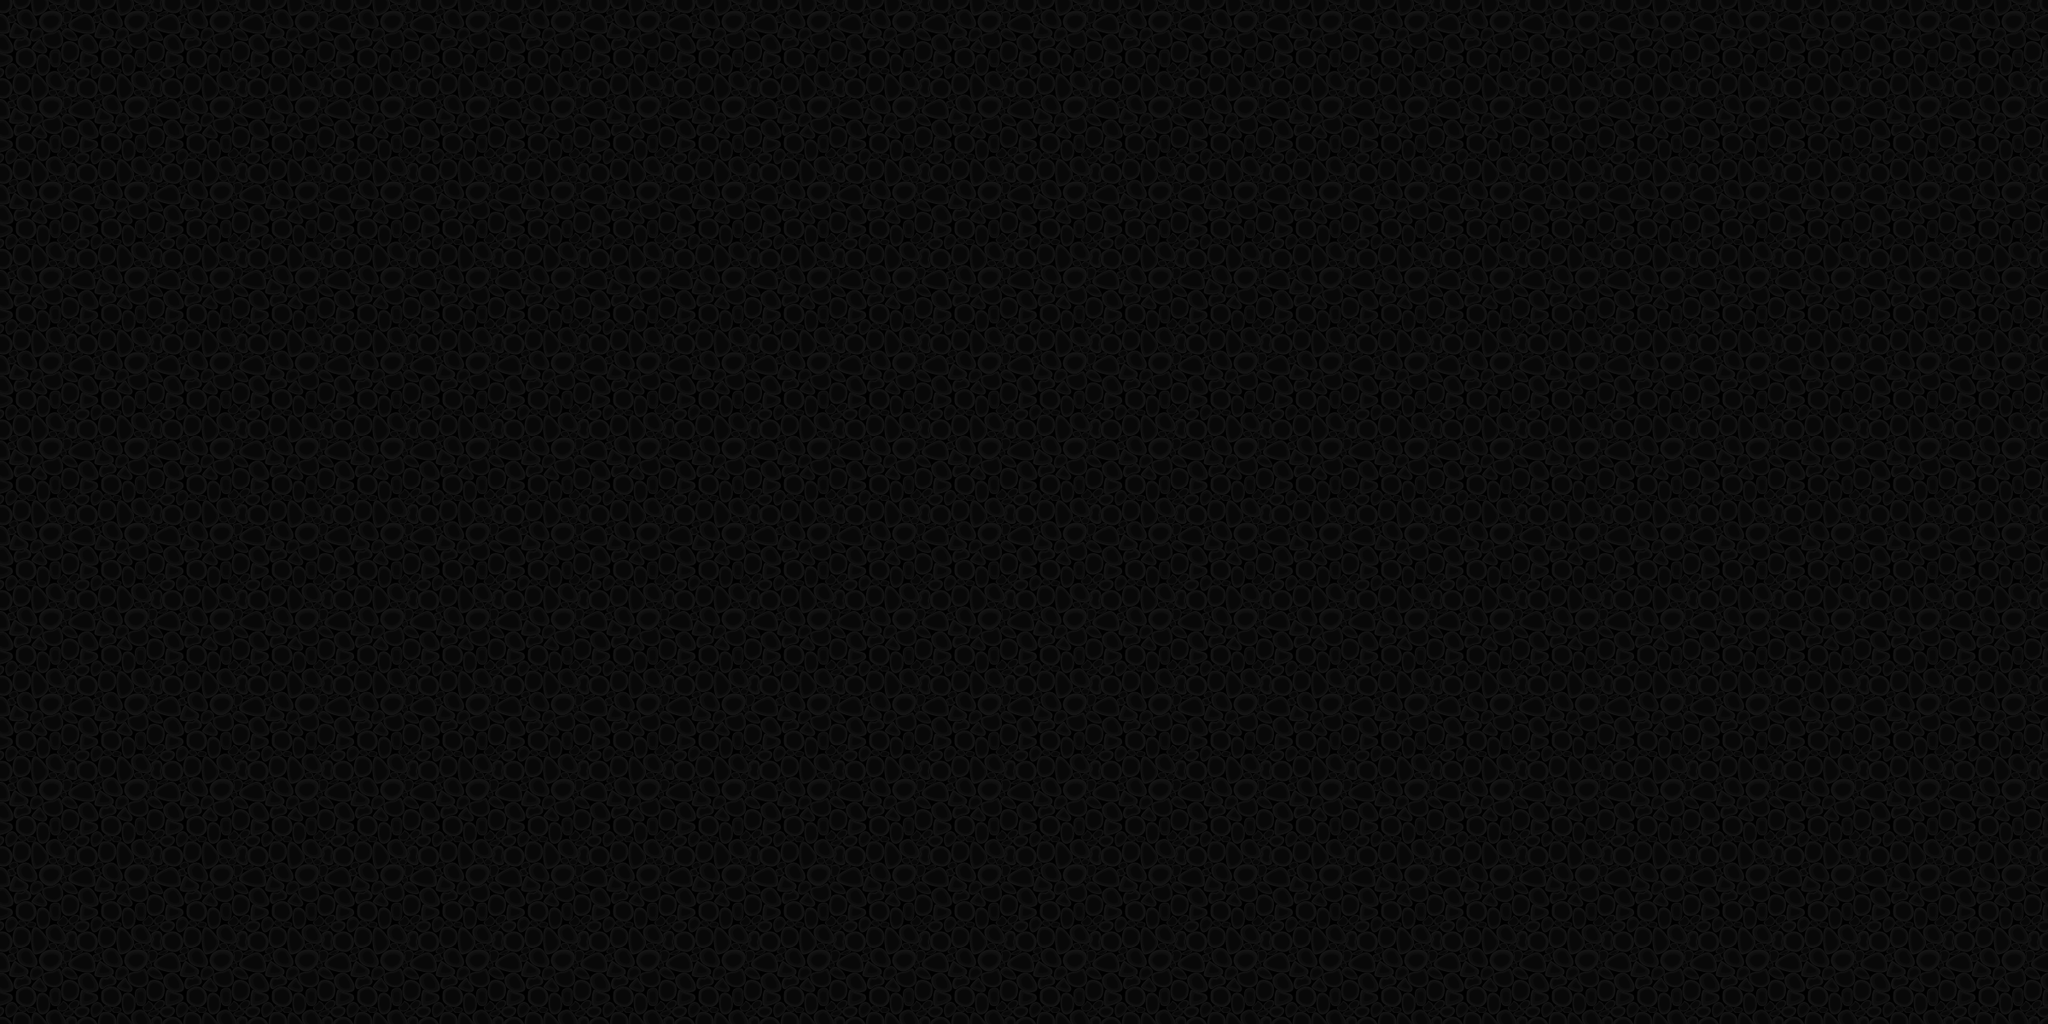

A 2D game scene composited from a Tiled map and its tileset images. What follows is a short description and the map's XML, with every tile layer's data as written:
An orthogonal 48x24 tile map with 50x50 px tiles, 1 tile layer (Слой тайлов 1).

<map version="1.10" tiledversion="1.10.1" orientation="orthogonal" renderorder="right-down" width="48" height="24" tilewidth="50" tileheight="50" infinite="0" nextlayerid="2" nextobjectid="1">
 <tileset firstgid="1" source="terrain-tile-5.tsx" />
 <layer id="1" name="Слой тайлов 1" width="48" height="24">
  <data encoding="csv">
1,2,1,2,1,2,1,2,1,2,1,2,1,2,1,2,1,2,1,2,1,2,1,2,1,2,1,2,1,2,1,2,1,2,1,2,1,2,1,2,1,2,1,2,1,2,1,2,
3,4,3,4,3,4,3,4,3,4,3,4,3,4,3,4,3,4,3,4,3,4,3,4,3,4,3,4,3,4,3,4,3,4,3,4,3,4,3,4,3,4,3,4,3,4,3,4,
1,2,1,2,1,2,1,2,1,2,1,2,1,2,1,2,1,2,1,2,1,2,1,2,1,2,1,2,1,2,1,2,1,2,1,2,1,2,1,2,1,2,1,2,1,2,1,2,
3,4,3,4,3,4,3,4,3,4,3,4,3,4,3,4,3,4,3,4,3,4,3,4,3,4,3,4,3,4,3,4,3,4,3,4,3,4,3,4,3,4,3,4,3,4,3,4,
1,2,1,2,1,2,1,2,1,2,1,2,1,2,1,2,1,2,1,2,1,2,1,2,1,2,1,2,1,2,1,2,1,2,1,2,1,2,1,2,1,2,1,2,1,2,1,2,
3,4,3,4,3,4,3,4,3,4,3,4,3,4,3,4,3,4,3,4,3,4,3,4,3,4,3,4,3,4,3,4,3,4,3,4,3,4,3,4,3,4,3,4,3,4,3,4,
1,2,1,2,1,2,1,2,1,2,1,2,1,2,1,2,1,2,1,2,1,2,1,2,1,2,1,2,1,2,1,2,1,2,1,2,1,2,1,2,1,2,1,2,1,2,1,2,
3,4,3,4,3,4,3,4,3,4,3,4,3,4,3,4,3,4,3,4,3,4,3,4,3,4,3,4,3,4,3,4,3,4,3,4,3,4,3,4,3,4,3,4,3,4,3,4,
1,2,1,2,1,2,1,2,1,2,1,2,1,2,1,2,1,2,1,2,1,2,1,2,1,2,1,2,1,2,1,2,1,2,1,2,1,2,1,2,1,2,1,2,1,2,1,2,
3,4,3,4,3,4,3,4,3,4,3,4,3,4,3,4,3,4,3,4,3,4,3,4,3,4,3,4,3,4,3,4,3,4,3,4,3,4,3,4,3,4,3,4,3,4,3,4,
1,2,1,2,1,2,1,2,1,2,1,2,1,2,1,2,1,2,1,2,1,2,1,2,1,2,1,2,1,2,1,2,1,2,1,2,1,2,1,2,1,2,1,2,1,2,1,2,
3,4,3,4,3,4,3,4,3,4,3,4,3,4,3,4,3,4,3,4,3,4,3,4,3,4,3,4,3,4,3,4,3,4,3,4,3,4,3,4,3,4,3,4,3,4,3,4,
1,2,1,2,1,2,1,2,1,2,1,2,1,2,1,2,1,2,1,2,1,2,1,2,1,2,1,2,1,2,1,2,1,2,1,2,1,2,1,2,1,2,1,2,1,2,1,2,
3,4,3,4,3,4,3,4,3,4,3,4,3,4,3,4,3,4,3,4,3,4,3,4,3,4,3,4,3,4,3,4,3,4,3,4,3,4,3,4,3,4,3,4,3,4,3,4,
1,2,1,2,1,2,1,2,1,2,1,2,1,2,1,2,1,2,1,2,1,2,1,2,1,2,1,2,1,2,1,2,1,2,1,2,1,2,1,2,1,2,1,2,1,2,1,2,
3,4,3,4,3,4,3,4,3,4,3,4,3,4,3,4,3,4,3,4,3,4,3,4,3,4,3,4,3,4,3,4,3,4,3,4,3,4,3,4,3,4,3,4,3,4,3,4,
1,2,1,2,1,2,1,2,1,2,1,2,1,2,1,2,1,2,1,2,1,2,1,2,1,2,1,2,1,2,1,2,1,2,1,2,1,2,1,2,1,2,1,2,1,2,1,2,
3,4,3,4,3,4,3,4,3,4,3,4,3,4,3,4,3,4,3,4,3,4,3,4,3,4,3,4,3,4,3,4,3,4,3,4,3,4,3,4,3,4,3,4,3,4,3,4,
1,2,1,2,1,2,1,2,1,2,1,2,1,2,1,2,1,2,1,2,1,2,1,2,1,2,1,2,1,2,1,2,1,2,1,2,1,2,1,2,1,2,1,2,1,2,1,2,
3,4,3,4,3,4,3,4,3,4,3,4,3,4,3,4,3,4,3,4,3,4,3,4,3,4,3,4,3,4,3,4,3,4,3,4,3,4,3,4,3,4,3,4,3,4,3,4,
1,2,1,2,1,2,1,2,1,2,1,2,1,2,1,2,1,2,1,2,1,2,1,2,1,2,1,2,1,2,1,2,1,2,1,2,1,2,1,2,1,2,1,2,1,2,1,2,
3,4,3,4,3,4,3,4,3,4,3,4,3,4,3,4,3,4,3,4,3,4,3,4,3,4,3,4,3,4,3,4,3,4,3,4,3,4,3,4,3,4,3,4,3,4,3,4,
1,2,1,2,1,2,1,2,1,2,1,2,1,2,1,2,1,2,1,2,1,2,1,2,1,2,1,2,1,2,1,2,1,2,1,2,1,2,1,2,1,2,1,2,1,2,1,2,
3,4,3,4,3,4,3,4,3,4,3,4,3,4,3,4,3,4,3,4,3,4,3,4,3,4,3,4,3,4,3,4,3,4,3,4,3,4,3,4,3,4,3,4,3,4,3,4
</data>
 </layer>
</map>
